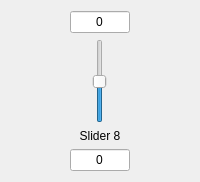
        <widget class="QWidget" name="wgt_sld_8" native="true">
         <property name="sizePolicy">
          <sizepolicy hsizetype="Minimum" vsizetype="Preferred">
           <horstretch>0</horstretch>
           <verstretch>0</verstretch>
          </sizepolicy>
         </property>
         <layout class="QGridLayout" name="gridLayout_9">
          <property name="sizeConstraint">
           <enum>QLayout::SetMinimumSize</enum>
          </property>
          <item row="1" column="0">
           <layout class="QVBoxLayout" name="verticalLayout_8">
            <item alignment="Qt::AlignHCenter">
             <widget class="QSlider" name="slider8">
              <property name="minimum">
               <number>-30</number>
              </property>
              <property name="maximum">
               <number>30</number>
              </property>
              <property name="singleStep">
               <number>1</number>
              </property>
              <property name="value">
               <number>0</number>
              </property>
              <property name="orientation">
               <enum>Qt::Vertical</enum>
              </property>
             </widget>
            </item>
            <item>
             <widget class="QLabel" name="label_slider8">
              <property name="sizePolicy">
               <sizepolicy hsizetype="Minimum" vsizetype="Preferred">
                <horstretch>0</horstretch>
                <verstretch>0</verstretch>
               </sizepolicy>
              </property>
              <property name="text">
               <string>Slider 8</string>
              </property>
              <property name="alignment">
               <set>Qt::AlignCenter</set>
              </property>
             </widget>
            </item>
           </layout>
          </item>
          <item row="2" column="0">
           <widget class="QLineEdit" name="lnEdit_freq_slider_8">
            <property name="sizePolicy">
             <sizepolicy hsizetype="Minimum" vsizetype="Fixed">
              <horstretch>0</horstretch>
              <verstretch>0</verstretch>
             </sizepolicy>
            </property>
            <property name="minimumSize">
             <size>
              <width>50</width>
              <height>0</height>
             </size>
            </property>
            <property name="maximumSize">
             <size>
              <width>60</width>
              <height>16777215</height>
             </size>
            </property>
            <property name="inputMask">
             <string/>
            </property>
            <property name="text">
             <string>0</string>
            </property>
            <property name="alignment">
             <set>Qt::AlignCenter</set>
            </property>
            <property name="readOnly">
             <bool>true</bool>
            </property>
           </widget>
          </item>
          <item row="0" column="0">
           <widget class="QLineEdit" name="lnEdit_gain_slider_8">
            <property name="sizePolicy">
             <sizepolicy hsizetype="Minimum" vsizetype="Fixed">
              <horstretch>0</horstretch>
              <verstretch>0</verstretch>
             </sizepolicy>
            </property>
            <property name="minimumSize">
             <size>
              <width>50</width>
              <height>0</height>
             </size>
            </property>
            <property name="maximumSize">
             <size>
              <width>60</width>
              <height>16777215</height>
             </size>
            </property>
            <property name="text">
             <string>0</string>
            </property>
            <property name="alignment">
             <set>Qt::AlignCenter</set>
            </property>
            <property name="readOnly">
             <bool>true</bool>
            </property>
           </widget>
          </item>
         </layout>
        </widget>
